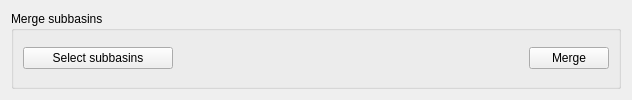
     <widget class="QWidget" name="mergeTab">
      <attribute name="title">
       <string>Merge subbasins</string>
      </attribute>
      <layout class="QGridLayout" name="gridLayout_16">
       <item row="0" column="0">
        <widget class="QGroupBox" name="mergeGroup">
         <property name="minimumSize">
          <size>
           <width>0</width>
           <height>0</height>
          </size>
         </property>
         <property name="title">
          <string>Merge subbasins</string>
         </property>
         <layout class="QGridLayout" name="gridLayout_7">
          <item row="0" column="0">
           <widget class="QPushButton" name="selectSubButton">
            <property name="sizePolicy">
             <sizepolicy hsizetype="MinimumExpanding" vsizetype="Fixed">
              <horstretch>0</horstretch>
              <verstretch>0</verstretch>
             </sizepolicy>
            </property>
            <property name="minimumSize">
             <size>
              <width>150</width>
              <height>0</height>
             </size>
            </property>
            <property name="toolTip">
             <string>Select a subbasin for merging with its downstream subbasin.</string>
            </property>
            <property name="text">
             <string>Select subbasins</string>
            </property>
           </widget>
          </item>
          <item row="0" column="1">
           <spacer name="horizontalSpacer">
            <property name="orientation">
             <enum>Qt::Horizontal</enum>
            </property>
            <property name="sizeHint" stdset="0">
             <size>
              <width>350</width>
              <height>20</height>
             </size>
            </property>
           </spacer>
          </item>
          <item row="0" column="2">
           <widget class="QPushButton" name="mergeButton">
            <property name="sizePolicy">
             <sizepolicy hsizetype="Preferred" vsizetype="Fixed">
              <horstretch>0</horstretch>
              <verstretch>0</verstretch>
             </sizepolicy>
            </property>
            <property name="toolTip">
             <string>Perform the merge.</string>
            </property>
            <property name="text">
             <string>Merge</string>
            </property>
           </widget>
          </item>
         </layout>
        </widget>
       </item>
      </layout>
     </widget>
